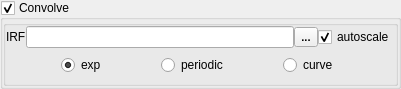
<?xml version="1.0" encoding="UTF-8"?>
<ui version="4.0">
 <class>Form</class>
 <widget class="QWidget" name="Form">
  <property name="geometry">
   <rect>
    <x>0</x>
    <y>0</y>
    <width>401</width>
    <height>89</height>
   </rect>
  </property>
  <property name="windowTitle">
   <string>Form</string>
  </property>
  <layout class="QVBoxLayout" name="verticalLayout">
   <property name="margin">
    <number>0</number>
   </property>
   <item>
    <widget class="QGroupBox" name="groupBox">
     <property name="title">
      <string>Convolve</string>
     </property>
     <property name="checkable">
      <bool>true</bool>
     </property>
     <property name="checked">
      <bool>true</bool>
     </property>
     <layout class="QVBoxLayout" name="verticalLayout_3">
      <property name="spacing">
       <number>0</number>
      </property>
      <property name="margin">
       <number>0</number>
      </property>
      <item>
       <widget class="QGroupBox" name="groupBox_2">
        <property name="title">
         <string/>
        </property>
        <layout class="QGridLayout" name="gridLayout">
         <property name="margin">
          <number>0</number>
         </property>
         <property name="spacing">
          <number>0</number>
         </property>
         <item row="0" column="3">
          <widget class="QToolButton" name="toolButton">
           <property name="font">
            <font>
             <pointsize>8</pointsize>
             <weight>75</weight>
             <italic>false</italic>
             <bold>true</bold>
             <underline>false</underline>
            </font>
           </property>
           <property name="text">
            <string>...</string>
           </property>
          </widget>
         </item>
         <item row="0" column="2">
          <widget class="QLineEdit" name="lineEdit">
           <property name="readOnly">
            <bool>true</bool>
           </property>
          </widget>
         </item>
         <item row="0" column="1">
          <widget class="QLabel" name="label">
           <property name="text">
            <string>IRF</string>
           </property>
          </widget>
         </item>
         <item row="1" column="0" colspan="5">
          <layout class="QHBoxLayout" name="horizontalLayout">
           <item>
            <widget class="QWidget" name="widget" native="true">
             <layout class="QHBoxLayout" name="horizontalLayout_2">
              <property name="spacing">
               <number>0</number>
              </property>
              <property name="margin">
               <number>0</number>
              </property>
              <item>
               <widget class="QRadioButton" name="radioButton_2">
                <property name="sizePolicy">
                 <sizepolicy hsizetype="Fixed" vsizetype="Fixed">
                  <horstretch>0</horstretch>
                  <verstretch>0</verstretch>
                 </sizepolicy>
                </property>
                <property name="text">
                 <string>exp</string>
                </property>
                <property name="checked">
                 <bool>true</bool>
                </property>
               </widget>
              </item>
              <item>
               <widget class="QRadioButton" name="radioButton">
                <property name="sizePolicy">
                 <sizepolicy hsizetype="Fixed" vsizetype="Fixed">
                  <horstretch>0</horstretch>
                  <verstretch>0</verstretch>
                 </sizepolicy>
                </property>
                <property name="text">
                 <string>periodic</string>
                </property>
                <property name="checked">
                 <bool>false</bool>
                </property>
               </widget>
              </item>
              <item>
               <widget class="QRadioButton" name="radioButton_3">
                <property name="sizePolicy">
                 <sizepolicy hsizetype="Fixed" vsizetype="Fixed">
                  <horstretch>0</horstretch>
                  <verstretch>0</verstretch>
                 </sizepolicy>
                </property>
                <property name="text">
                 <string>curve</string>
                </property>
               </widget>
              </item>
              <item>
               <layout class="QHBoxLayout" name="horizontalLayout_3"/>
              </item>
             </layout>
            </widget>
           </item>
          </layout>
         </item>
         <item row="0" column="4">
          <widget class="QCheckBox" name="checkBox">
           <property name="sizePolicy">
            <sizepolicy hsizetype="Fixed" vsizetype="Fixed">
             <horstretch>0</horstretch>
             <verstretch>0</verstretch>
            </sizepolicy>
           </property>
           <property name="text">
            <string>autoscale</string>
           </property>
           <property name="checked">
            <bool>true</bool>
           </property>
          </widget>
         </item>
         <item row="6" column="0" colspan="5">
          <layout class="QVBoxLayout" name="verticalLayout_2"/>
         </item>
        </layout>
       </widget>
      </item>
     </layout>
    </widget>
   </item>
  </layout>
  <action name="actionSelect_IRF">
   <property name="text">
    <string>Select IRF</string>
   </property>
  </action>
 </widget>
 <resources/>
 <connections>
  <connection>
   <sender>groupBox</sender>
   <signal>toggled(bool)</signal>
   <receiver>groupBox_2</receiver>
   <slot>setVisible(bool)</slot>
   <hints>
    <hint type="sourcelabel">
     <x>329</x>
     <y>168</y>
    </hint>
    <hint type="destinationlabel">
     <x>329</x>
     <y>174</y>
    </hint>
   </hints>
  </connection>
  <connection>
   <sender>toolButton</sender>
   <signal>clicked()</signal>
   <receiver>actionSelect_IRF</receiver>
   <slot>trigger()</slot>
   <hints>
    <hint type="sourcelabel">
     <x>317</x>
     <y>24</y>
    </hint>
    <hint type="destinationlabel">
     <x>-1</x>
     <y>-1</y>
    </hint>
   </hints>
  </connection>
 </connections>
</ui>
